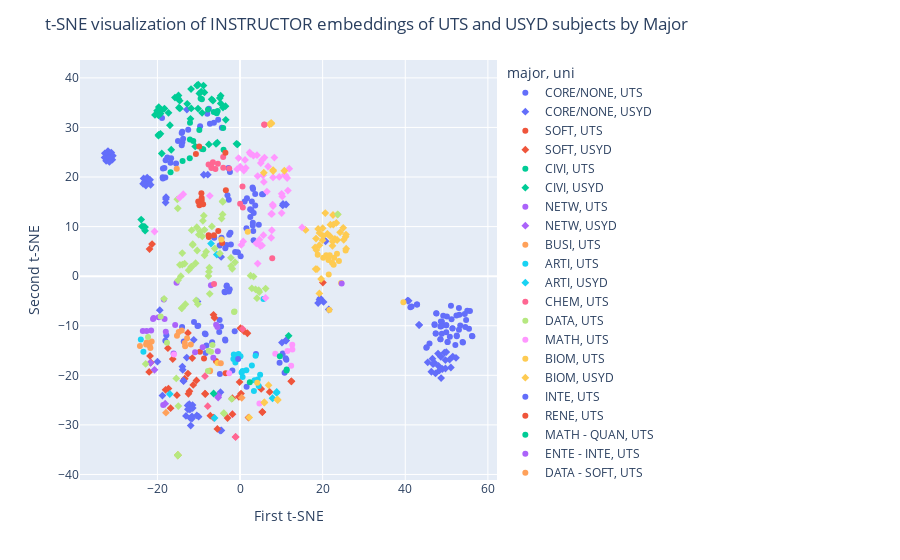

Notebook code for this chart:
### Code cell
show_major_plot("instructor")
